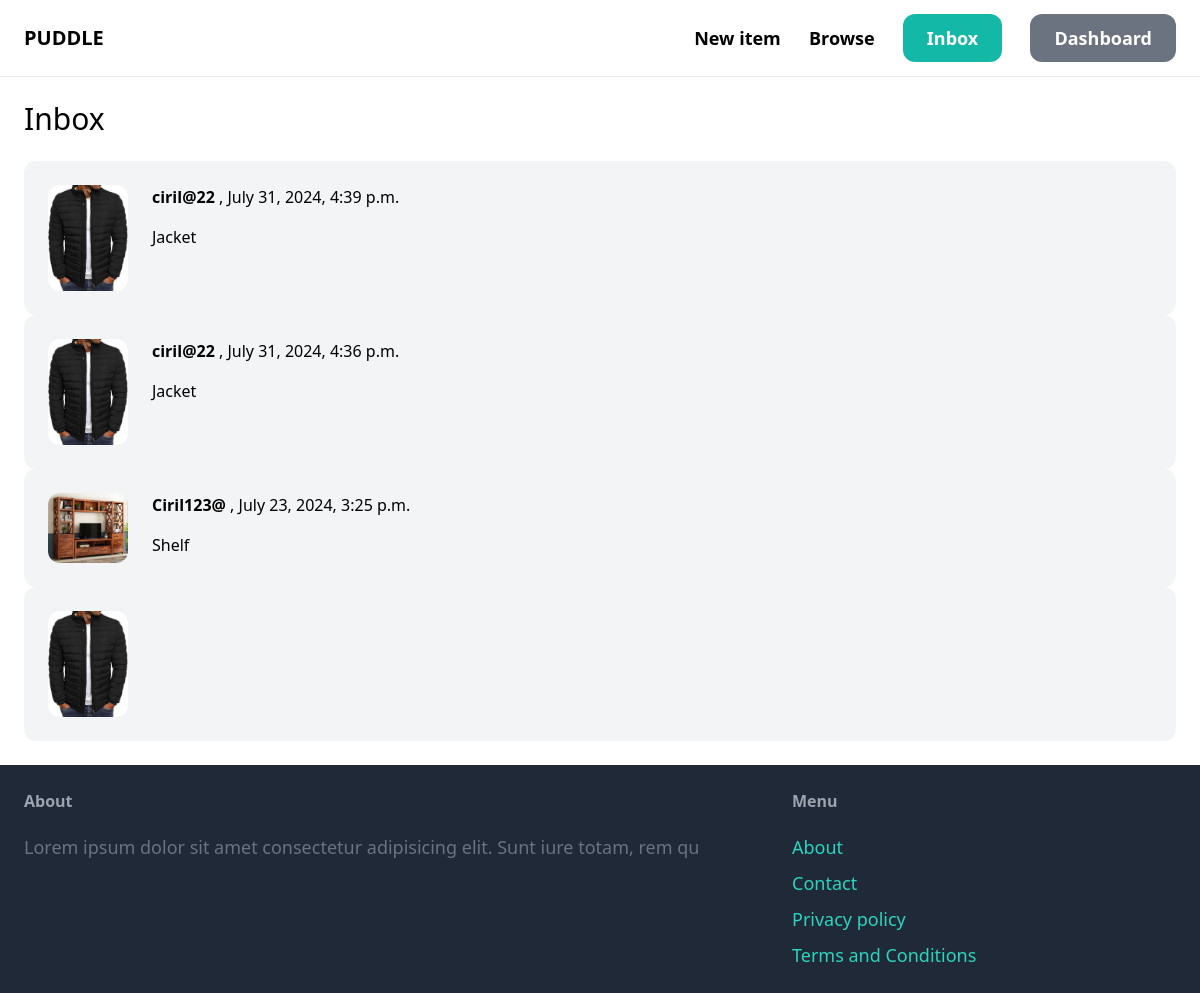
Page /conversation (signed in) on the committed database.
### conversation/models.py (models this page shows)
class Conversation(models.Model):
    item = models.ForeignKey(Item,related_name='conversations',on_delete=models.CASCADE)
    members=models.ManyToManyField(User,related_name='conversations')
    created_at = models.DateTimeField(auto_now_add=True)
    modified_at= models.DateTimeField(auto_now_add=True)
    class Meta:
        ordering=('-modified_at',)

### item/models.py (models this page shows, shortened)
class Item(models.Model):
    category=models.ForeignKey(Category,related_name='items',on_delete=models.CASCADE)
    name=models.CharField(max_length=200)
    description=models.TextField(blank=True,null=True)
    price=models.FloatField()
    image=models.ImageField(upload_to='item_images',blank=True,null=True)
    is_sold=models.BooleanField(default=False)
    created_by=models.ForeignKey(User,related_name='items',on_delete=models.CASCADE)
    created_at=models.DateTimeField(auto_now_add=True)

### conversation/views.py (the view)
# urls.py: path('',views.inbox,name='inbox'),
@login_required
def inbox(request):
    conversations = Conversation.objects.filter(members__in=[request.user.id])
    return render(request,'conversation/inbox.html',{
        'conversations':conversations
    })

### conversation/templates/conversation/inbox.html (shortened to what this page needs)
{% extends 'core/base.html' %}
{% block content %}
<h1 class="mb-6 text-3xl">Inbox</h1>
<div class="space-y-6">
    {% for conversation in conversations %}
       <a href="{% url 'detail' conversation.id %}">
             <div class="p-6 flex bg-gray-100 rounded-xl">
                <div class="pr-6">
                    <img src="{{ conversation.item.image.url }}" class="w-20 rounded-xl">
                </div>
                <div>
                    {% for member in conversation.members.all %}
                        {% if member != request.user %}
                           <p class="mb-4"><strong>{{ member.username }}</strong> , {{ conversation.modified_at }}</p>
                           <p>{{ conversation.item.name}}</p>
                        {% endif %}
                    {% endfor %}
                </div>
             </div>
       </a>
    {% endfor %}
</div>
{% endblock %}

### rows in the picture
Conversation: item.image (picture), modified_at "July 31, 2024, 4:39 p.m.", item.name "Jacket"
Conversation: item.image (picture), modified_at "July 31, 2024, 4:36 p.m.", item.name "Jacket"
Conversation: item.image (picture), modified_at "July 23, 2024, 3:25 p.m.", item.name "Shelf"
Conversation: item.image (picture)

### other values in the picture
{{ member.username }} "ciril@22"
{{ member.username }} "Ciril123@"
